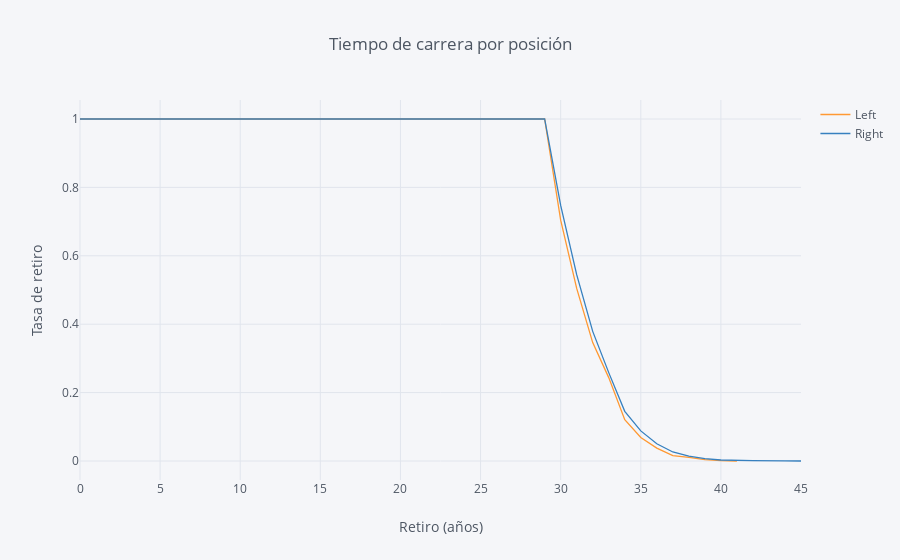

Notebook code cell kept with this figure:
### Code cell
rates=survival(data, 'Preferred Foot', 'Age', 'Retirement')
rates.iplot(kind='line', xTitle='Retiro (años)', 
            yTitle='Tasa de retiro', title='Tiempo de carrera por posición')

### Figure 1 — Plotly figure (JSON) as saved in the notebook; plotly's stock layout.template omitted (floating-point values rounded to 4 significant figures)
{"data": [{"line": {"color": "rgba(255, 153, 51, 1.0)", "dash": "solid", "shape": "linear", "width": 1.3}, "mode": "lines", "name": "Left", "text": "", "type": "scatter", "uid": "81b2f1ac-9cdc-4b33-80cb-3cd84f53614d", "x": [0, 16, 17, 18, 19, 20, 21, 22, 23, 24, 25, 26, 27, 28, 29, 30, 31, 32, 33, 34, 35, 36, 37, 38, 39, 40, 41, 42, 44, 45], "y": [1, 1, 1, 1, 1, 1, 1, 1, 1, 1, 1, 1, 1, 1, 1, 0.7043, 0.5045, 0.3463, 0.2438, 0.1206, 0.06874, 0.03761, 0.01556, 0.01038, 0.003891, 0.001297, 0, "", "", ""]}, {"line": {"color": "rgba(55, 128, 191, 1.0)", "dash": "solid", "shape": "linear", "width": 1.3}, "mode": "lines", "name": "Right", "text": "", "type": "scatter", "uid": "f832175b-c44a-4daf-a641-981b8c4da1ef", "x": [0, 16, 17, 18, 19, 20, 21, 22, 23, 24, 25, 26, 27, 28, 29, 30, 31, 32, 33, 34, 35, 36, 37, 38, 39, 40, 41, 42, 44, 45], "y": [1, 1, 1, 1, 1, 1, 1, 1, 1, 1, 1, 1, 1, 1, 1, 0.7474, 0.5447, 0.379, 0.2584, 0.1452, 0.08798, 0.05022, 0.02639, 0.0143, 0.006965, 0.002933, 0.001466, 0.0011, 0.0003666, 0]}], "layout": {"legend": {"bgcolor": "#F5F6F9", "font": {"color": "#4D5663"}}, "paper_bgcolor": "#F5F6F9", "plot_bgcolor": "#F5F6F9", "title": {"font": {"color": "#4D5663"}, "text": "Tiempo de carrera por posición"}, "xaxis": {"gridcolor": "#E1E5ED", "showgrid": true, "tickfont": {"color": "#4D5663"}, "title": {"font": {"color": "#4D5663"}, "text": "Retiro (años)"}, "zerolinecolor": "#E1E5ED"}, "yaxis": {"gridcolor": "#E1E5ED", "showgrid": true, "tickfont": {"color": "#4D5663"}, "title": {"font": {"color": "#4D5663"}, "text": "Tasa de retiro"}, "zerolinecolor": "#E1E5ED"}}}
